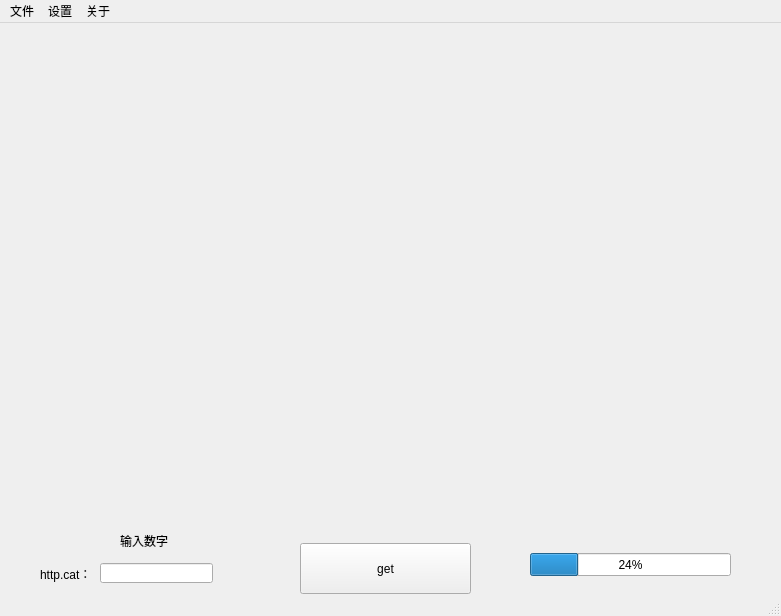
<?xml version="1.0" encoding="UTF-8"?>
<ui version="4.0">
 <class>MainWindow</class>
 <widget class="QMainWindow" name="MainWindow">
  <property name="geometry">
   <rect>
    <x>0</x>
    <y>0</y>
    <width>781</width>
    <height>616</height>
   </rect>
  </property>
  <property name="windowTitle">
   <string>httpcat</string>
  </property>
  <widget class="QWidget" name="centralwidget">
   <widget class="QLabel" name="label">
    <property name="geometry">
     <rect>
      <x>120</x>
      <y>510</y>
      <width>61</width>
      <height>16</height>
     </rect>
    </property>
    <property name="text">
     <string>输入数字</string>
    </property>
   </widget>
   <widget class="QPushButton" name="pushButton">
    <property name="geometry">
     <rect>
      <x>300</x>
      <y>520</y>
      <width>171</width>
      <height>51</height>
     </rect>
    </property>
    <property name="text">
     <string>get</string>
    </property>
   </widget>
   <widget class="QLabel" name="label_2">
    <property name="geometry">
     <rect>
      <x>40</x>
      <y>540</y>
      <width>61</width>
      <height>21</height>
     </rect>
    </property>
    <property name="text">
     <string>http.cat：</string>
    </property>
   </widget>
   <widget class="QLineEdit" name="lineEdit">
    <property name="geometry">
     <rect>
      <x>100</x>
      <y>540</y>
      <width>113</width>
      <height>20</height>
     </rect>
    </property>
   </widget>
   <widget class="QLabel" name="label_3">
    <property name="geometry">
     <rect>
      <x>90</x>
      <y>10</y>
      <width>625</width>
      <height>500</height>
     </rect>
    </property>
    <property name="text">
     <string/>
    </property>
   </widget>
   <widget class="QProgressBar" name="progressBar">
    <property name="geometry">
     <rect>
      <x>530</x>
      <y>530</y>
      <width>201</width>
      <height>23</height>
     </rect>
    </property>
    <property name="value">
     <number>24</number>
    </property>
   </widget>
  </widget>
  <widget class="QStatusBar" name="statusbar"/>
  <widget class="QMenuBar" name="menuBar">
   <property name="geometry">
    <rect>
     <x>0</x>
     <y>0</y>
     <width>781</width>
     <height>23</height>
    </rect>
   </property>
   <widget class="QMenu" name="menu">
    <property name="title">
     <string>文件</string>
    </property>
    <addaction name="action1"/>
    <addaction name="action2"/>
   </widget>
   <widget class="QMenu" name="menu_2">
    <property name="title">
     <string>关于</string>
    </property>
    <addaction name="action4"/>
   </widget>
   <widget class="QMenu" name="menu_3">
    <property name="title">
     <string>设置</string>
    </property>
    <addaction name="action5"/>
   </widget>
   <addaction name="menu"/>
   <addaction name="menu_3"/>
   <addaction name="menu_2"/>
  </widget>
  <action name="action1">
   <property name="text">
    <string>保存</string>
   </property>
  </action>
  <action name="action4">
   <property name="text">
    <string>关于</string>
   </property>
  </action>
  <action name="action2">
   <property name="text">
    <string>另存为</string>
   </property>
  </action>
  <action name="action3">
   <property name="text">
    <string>新建</string>
   </property>
  </action>
  <action name="action5">
   <property name="text">
    <string>请求源</string>
   </property>
  </action>
 </widget>
 <resources/>
 <connections/>
</ui>
